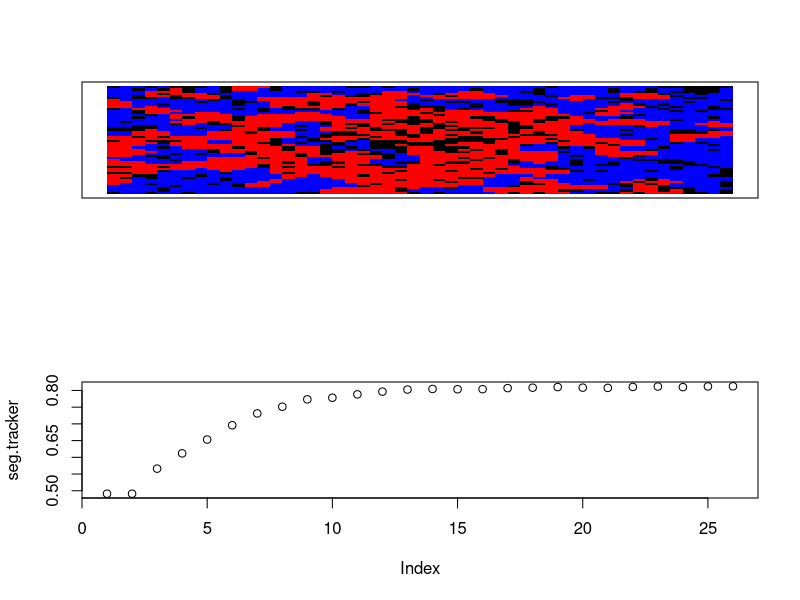

Write the R code that produced this figure.
######################################################
#DISCUSSION
######################################################
#My variation of the Schelling model adds property cost
#and income inequality to the mix. The model assumes that
#property in the center of the city is most expensive, and 
#that cost decreases as you move outwards. It introduces 
#several new parameters, but most of these exist to ensure 
#there will be equilibrium, and have been tuned accordingly.

#For the most part, the innequality.ratio and the min.similarity
#are the parameters worth tweaking.

#What is most interesting about this model is that even a slight
#income advantage given to one color causes it to dominate the center
#assuming a min.similarity of 3/8. This model can help explain the way
#that income interacts with bais to enforce segregation and supress
#social mobility. 


######################################################
#PARAMETERS
######################################################
rows <- 50 #number of rows in matrix
cols <- 50 #number of columns in matrix

#a distribution that determines how sharply property prices
#decay as you expand outward from the center of the map
property.dist <- function(x) {
  return(x^(0.6))
}

proportion.group.1 <- .5 # proportion of red agents
empty <- .2 # proportion of grid that will be empty space
min.similarity <- 3/8 # minimum proportion of neighbors that are the same type to not move


inequality.ratio <- c(3,2) #a simple metric to set the income ineqality.
#Keep the first digit higher than the second to give red a higher income

#income distribution of the red population
distgrp1 <- quote(rbeta(1, inequality.ratio[1], inequality.ratio[2]))
#income distribution of the blue population
distgrp2 <- quote(rbeta(1, inequality.ratio[2], inequality.ratio[1])) 

overprice.tolerance <- 0.2 #number between 0 and 1, determines how far above someone's means
# they are willing to live
underprice.tolerance <- 0.5 #number between 0 and 1, determines how far below someone's means
# they are willing to live

######################################################
#FUNCTIONS
######################################################

#_________create.grid_________###
# generates a rows x column matrix and randomly places the initial population
# values in the matrix are either 0, 1, or 2
# if 0, the space is empty
# 1 and 2 represent the two different groups
create.grid <- function(rows, cols, proportion.group.1, empty){
  pop.size.group.1 <- (rows*cols)*(1-empty)*proportion.group.1
  pop.size.group.2 <- (rows*cols)*(1-empty)*(1-proportion.group.1)
  
  initial.population <- sample(c(
    rep(1, pop.size.group.1), 
    rep(2, pop.size.group.2), 
    rep(0, (rows*cols)-pop.size.group.1-pop.size.group.2)
  ))
  grid <- matrix(initial.population, nrow=rows, ncol=cols)
}

#_________visualize.grid_________####
# outputs a visualization of the grid, with red squares representing group 1,
# blue squares group 2, and black squares empty locations.
visualize.grid <- function(grid){
  image(grid, col=c('black','red','blue'), xaxs=NULL, yaxs=NULL, xaxt='n', yaxt='n')
}

#_________empty.locations_________####
# returns all the locations in the grid that are empty
# output is an N x 2 array, with N equal to the number of empty locations
# the 2 columns contain the row and column of the empty location.
empty.locations <- function(grid){
  return(which(grid==0, arr.ind=T))
}

#_________similarity.to.center_________####
# takes a grid and the center.val of that grid and returns
# the proportion of cells that are the same as the center,
# ignoring empty cells. the center.val must be specified
# manually in case the grid has an even number of rows or 
# columns
similarity.to.center <- function(grid.subset, center.val){
  if(center.val == 0){ return(NA) }
  same <- sum(grid.subset==center.val) - 1
  not.same <- sum(grid.subset!=center.val) - sum(grid.subset==0)
  return(same/(same+not.same))
}

#_________segregation_________####
# computes the proportion of neighbors who are from the same group
segregation <- function(grid){
  same.count <- 0
  diff.count <- 0
  for(row in 1:(nrow(grid)-1)){
    for(col in 1:(ncol(grid)-1)){
      if(grid[row,col] != 0 && grid[row+1,col+1] != 0){
        if(grid[row,col] != grid[row+1,col+1]){
          diff.count <- diff.count + 1
        } else {
          same.count <- same.count + 1
        }
      }
    }
  }
  return(same.count / (same.count + diff.count))
}


#_________match.means_________####
#This is a fucntion that determines whether or not an individual
#will want to move because they are living either too far above
#or too far below their means
match.means <- function(row, col) {
  return((property.grid[row,col] - overprice.tolerance < wealth.grid[row,col])&(wealth.grid[row,col] < property.grid[row,col] + underprice.tolerance))
}

#_________unhappy.agents_________####
# takes a grid and a minimum similarity threshold and computes
# a list of all of the agents that are unhappy with their 
# current location. the output is N x 2, with N equal to the
# number of unhappy agents and the columns representing the 
# location (row, col) of the unhappy agent in the grid

unhappy.agents <- function(grid, min.similarity){
  grid.copy <- grid
  for(row in 1:rows){
    for(col in 1:cols){
      similarity.score <- similarity.to.center(grid[max(0, row-1):min(rows,row+1), max(0,col-1):min(cols,col+1)], grid[row,col])
      if(is.na(similarity.score)){
        grid.copy[row,col] <- NA
      } else {
        #also call the match.means function to see if they need to move
        grid.copy[row,col] <- similarity.score >= min.similarity & match.means(row,col)
      }
    }
  }
  return(which(grid.copy==FALSE, arr.ind = T))
}

#_________Assign property cost_________###
#This function creates the spread of property 
#values assuming the property in the center is more 
#expensive than the property on the outskirts
assign.property.cost <- function(rows, cols, current.index, dist) {
  #calculate the center
  center <- c((rows%/%2),(cols%/%2))
  
  rowDif <- abs((center[1] - current.index[1]))
  colDif <- abs((center[2] - current.index[2]))
  unscalledDif <- rowDif + colDif
  scalledDif <- 1- (dist(unscalledDif)/(dist(cols)))
  #return function of the total difference
  return(scalledDif)
}
  
#_________Create property matrix_________###
#assigns property cost to every square and stores 
#it in a matrix
create.property.matrix <- function(rows, cols) {
  #initialize the property grid
  property.grid <<- matrix(nrow=rows, ncol=cols)
  #mutate it
  for(i in 1:rows) {
    for(j in 1:cols) {
      property.grid[i,j] <<- assign.property.cost(rows, cols, c(i,j), property.dist)
    }
  }
}



#Create a function to assign the disposable income based 
#on the income distribution of the group
assign.wealth <- function(distgrp1, distgrp2, type) {
  if(type==0){return(0)} 
  if(type==1){return(distgrp1)}
  if(type==2){return(distgrp2)}
}


#Create income matrix
create.income.matrix <- function(distgrp1, distgrp2, matrix) {
  #initialize the wealth grid
  wealth.grid <<- matrix
  for(i in 1:rows) {
    for(j in 1:cols) {
    wealth.grid[i,j] <<- assign.wealth(eval(distgrp1), eval(distgrp2), matrix[i,j])
    }
  }
}

#_________one.round_________####
# runs a single round of the simulation. the round starts by finding
# all of the unhappy agents and empty spaces. then unhappy agents are randomly
# assigned to a new empty location. a new grid is generated to reflect all of
# the moves that took place.
one.round <- function(grid, min.similarity){
  #find all the empty spaces
  empty.spaces <- empty.locations(grid)
  #find all the unhappy agents
  unhappy <- unhappy.agents(grid, min.similarity)
  #shuffle empty spaces to create random assignement
  empty.spaces <- empty.spaces[sample(1:nrow(empty.spaces)), ]
  #go through the empty spaces list and assign an agent to each
  for(i in 1:nrow(empty.spaces)) {
    #if we run out of unhappy dudes we wanna end the for loop then
    if(i > nrow(unhappy)){
      break;
    }
    #make the switch by copying an unhappy index from grid to the corresponding
    #index in empty spaces. 
    grid[empty.spaces[i, 1], empty.spaces[i,2]] <- grid[unhappy[i,1], unhappy[i,2]]
    #make sure the wealth grid stays synced with the grid (sloppy code...mutate the global envrt)
    #would have done differenctly if I was starting this now
    wealth.grid[empty.spaces[i, 1], empty.spaces[i,2]] <<- wealth.grid[unhappy[i,1], unhappy[i,2]]
    #
    grid[unhappy[i,1], unhappy[i,2]] <- 0
    #keep wealth grid synced
    wealth.grid[unhappy[i,1], unhappy[i,2]] <<- 0
  }
  return(grid)
}

######################################################
#RUNNING THE SIMULATION
######################################################

done <- FALSE # a variable to keep track of whether the simulation is complete
grid <- create.grid(rows, cols, proportion.group.1, empty)
seg.tracker <- c(segregation(grid)) # keeping a running tally of the segregation scores for each round
create.property.matrix(rows, cols)
create.income.matrix(distgrp1, distgrp2, grid)


while(!done){
  new.grid <- one.round(grid, min.similarity) # run one round of the simulation, and store output in new.grid
  seg.tracker <- c(seg.tracker, segregation(grid)) # calculate segregation score and add to running list
  if(all(new.grid == grid)){ # check if the new.grid is identical to the last grid
    done <- TRUE # if it is, simulation is over -- no agents want to move
  } else {
    grid <- new.grid # otherwise, replace grid with new.grid, and loop again.
  }
}
layout(1:2) # change graphics device to have two plots
visualize.grid(grid) # show resulting grid
plot(seg.tracker) # plot segregation over time
